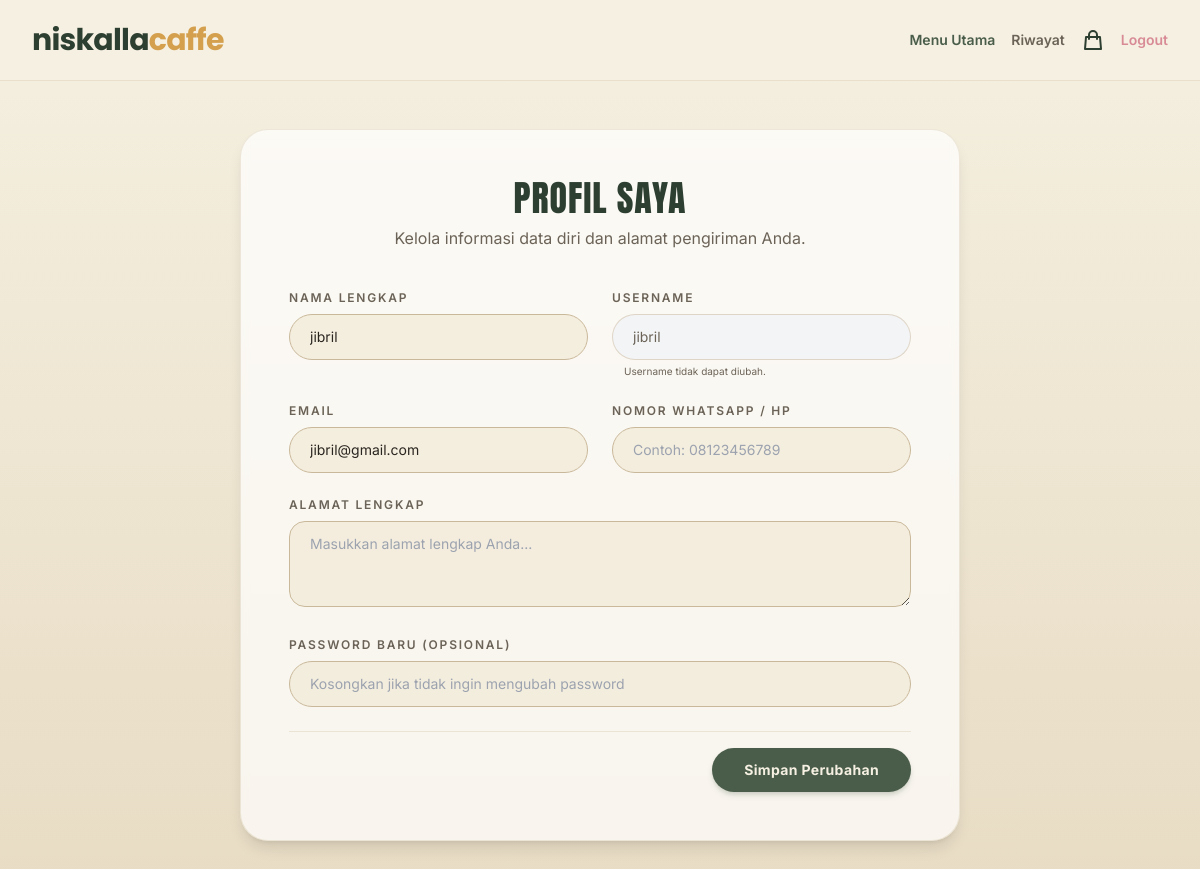
Screenshot of /profil.php (signed in) with the database file from the repository.
### tables this page shows
CREATE TABLE `tb_user` (
  `id` int NOT NULL,
  `name` varchar(255) DEFAULT NULL,
  `email` varchar(255) NOT NULL,
  `username` varchar(255) NOT NULL,
  `password` varchar(255) NOT NULL,
  `hp` varchar(255) DEFAULT NULL,
  `alamat` varchar(255) DEFAULT NULL,
  `role` enum('admin','pelanggan') NOT NULL DEFAULT 'pelanggan'
);

### profil.php (the view, shortened to what this page needs)
<?php
include 'koneksi.php';
$id_user = $_SESSION['id_user'];
$stmt = mysqli_prepare($koneksi, "SELECT * FROM tb_user WHERE id = ?");
mysqli_stmt_bind_param($stmt, "i", $id_user);
mysqli_stmt_execute($stmt);
$result = mysqli_stmt_get_result($stmt);
$user = mysqli_fetch_array($result);
?>
<!DOCTYPE html>
<html lang="id">
<head>
  <script src="https://cdn.tailwindcss.com"></script>
</head>
<body class="min-h-screen font-inter" style="background: linear-gradient(180deg, #F5F0E1 0%, #E8DCC4 100%);">
  <nav class="sticky top-0 z-50 bg-cream/90 backdrop-blur-md border-b border-twig/30">
    <div class="max-w-7xl mx-auto px-4 sm:px-6 lg:px-8">
      <div class="flex justify-between items-center h-20">
        <a href="index.php" class="font-poppins font-bold lowercase text-3xl text-canopy tracking-tight">
          Niskalla<span class="text-amber">Caffe</span>
        </a>
        <div class="flex items-center gap-4">
          <a href="index.php" class="text-sm font-semibold text-moss hover:text-canopy transition">Menu Utama</a>
          <a href="transaksi.php" class="text-sm font-semibold text-mist hover:text-moss transition">Riwayat</a>
          <a href="keranjang.php" class="relative text-canopy hover:text-moss transition">
            <svg class="w-6 h-6" fill="none" stroke="currentColor" stroke-width="2" viewBox="0 0 24 24"><path stroke-linecap="round" stroke-linejoin="round" d="M16 11V7a4 4 0 00-8 0v4M5 9h14l1 12H4L5 9z"/></svg>
          </a>
          <a href="logout.php" class="text-sm font-semibold text-rose hover:text-red-700 transition">Logout</a>
        </div>
      </div>
    </div>
  </nav>
  <div class="max-w-3xl mx-auto py-12 px-4 sm:px-6">
    <div class="bg-white/70 backdrop-blur-sm rounded-[28px] border border-twig/30 overflow-hidden shadow-lg p-8 sm:p-12">
      <div class="text-center mb-10">
        <h1 class="font-anton text-4xl uppercase tracking-wide text-canopy mb-2">Profil Saya</h1>
        <p class="text-mist">Kelola informasi data diri dan alamat pengiriman Anda.</p>
      </div>
      <form method="POST" action="profil.php" class="space-y-6">
        <div class="grid grid-cols-1 sm:grid-cols-2 gap-6">
          <div>
            <label class="block text-xs uppercase tracking-[0.15em] text-mist mb-2 font-semibold">Nama Lengkap</label>
            <input type="text" name="name" value="<?= htmlspecialchars($user['name'] ?? '') ?>" class="w-full rounded-full border border-twig bg-kraft/50 px-5 py-3 text-sm text-charcoal focus:border-moss focus:outline-none transition-all">
          </div>
          <div>
            <label class="block text-xs uppercase tracking-[0.15em] text-mist mb-2 font-semibold">Username</label>
            <input type="text" value="<?= htmlspecialchars($user['username'] ?? '') ?>" disabled class="w-full rounded-full border border-twig/50 bg-gray-100 px-5 py-3 text-sm text-mist cursor-not-allowed">
            <p class="text-[10px] text-mist mt-1 pl-3">Username tidak dapat diubah.</p>
          </div>
        </div>
        <div class="grid grid-cols-1 sm:grid-cols-2 gap-6">
          <div>
            <label class="block text-xs uppercase tracking-[0.15em] text-mist mb-2 font-semibold">Email</label>
            <input type="email" name="email" value="<?= htmlspecialchars($user['email'] ?? '') ?>" required class="w-full rounded-full border border-twig bg-kraft/50 px-5 py-3 text-sm text-charcoal focus:border-moss focus:outline-none transition-all">
          </div>
          <div>
            <label class="block text-xs uppercase tracking-[0.15em] text-mist mb-2 font-semibold">Nomor WhatsApp / HP</label>
            <input type="text" name="hp" value="<?= htmlspecialchars($user['hp'] ?? '') ?>" placeholder="Contoh: 08123456789" class="w-full rounded-full border border-twig bg-kraft/50 px-5 py-3 text-sm text-charcoal focus:border-moss focus:outline-none transition-all">
          </div>
        </div>
        <div>
          <label class="block text-xs uppercase tracking-[0.15em] text-mist mb-2 font-semibold">Alamat Lengkap</label>
          <textarea name="alamat" rows="3" placeholder="Masukkan alamat lengkap Anda..." class="w-full rounded-2xl border border-twig bg-kraft/50 px-5 py-3 text-sm text-charcoal focus:border-moss focus:outline-none transition-all"><?= htmlspecialchars($user['alamat'] ?? '') ?></textarea>
        </div>
        <div>
          <label class="block text-xs uppercase tracking-[0.15em] text-mist mb-2 font-semibold">Password Baru (Opsional)</label>
          <input type="password" name="password" placeholder="Kosongkan jika tidak ingin mengubah password" class="w-full rounded-full border border-twig bg-kraft/50 px-5 py-3 text-sm text-charcoal focus:border-moss focus:outline-none transition-all">
        </div>
        <div class="pt-4 border-t border-twig/30 flex justify-end">
          <button type="submit" name="update_profil" class="bg-moss hover:bg-canopy text-cream px-8 py-3 rounded-full text-sm font-bold tracking-wide transition-all shadow-md shadow-moss/20 hover:shadow-lg hover:-translate-y-0.5">
            Simpan Perubahan
          </button>
        </div>
      </form>
    </div>
  </div>
</body>
</html>

### rows the page displays
tb_user: name "jibril", username "jibril", email "jibril@gmail.com"
